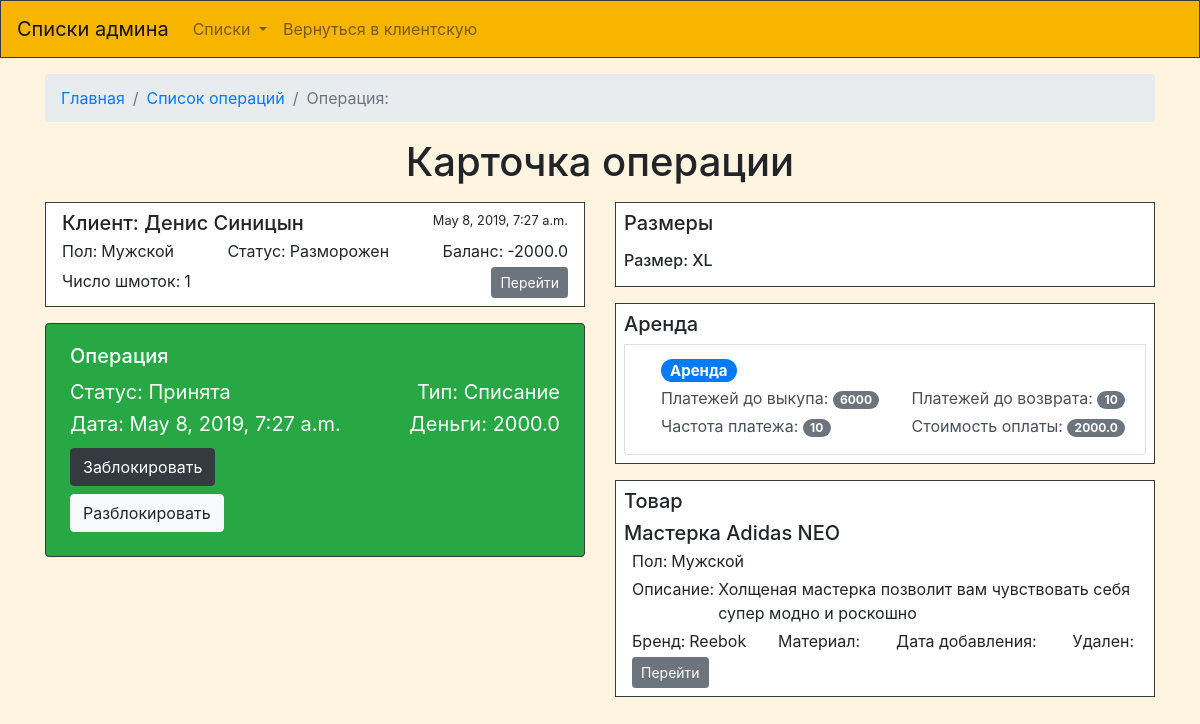
The app's page /admpaid/1 (signed in) with its own data.
### firstapp/models.py (models this page shows, shortened)
class Person(models.Model):
    user = models.OneToOneField(User,on_delete = models.CASCADE, null=True)
    sex = models.BooleanField(null=True)
    phone = models.IntegerField(null=True)
    Vk = models.TextField(null=True);
    Insta = models.TextField(null=True);
    Status = models.CharField(max_length=20,null=True)
    DateReg = models.DateField(null=True);
    DataLast = models.DateTimeField(null=True);
    Zamoroz = models.BooleanField(null=True);
    Email = models.TextField(null=True)
    name = models.CharField(db_index=True,max_length=300)
    PhotoPerson = models.TextField(null=True)
    Bird = models.DateField(null=True)
    Adress = models.TextField(null=True)
    balance = models.FloatField(null=True)
    class Meta:
        unique_together = ( 'Email',)
    objects = models.Manager()

class AddPaid(models.Model):
    status = models.BooleanField()
    plusminus = models.BooleanField()
    person = models.ForeignKey(Person, on_delete = models.CASCADE)
    date = models.DateTimeField()
    money = models.FloatField()
    tovPer = models.ForeignKey(TovarPerson, on_delete=models.SET_NULL, null=True)

class TovarPerson(models.Model):
    VidArendiTovars = models.ForeignKey(VidArendiTovars, on_delete=models.CASCADE)
    person = models.ForeignKey(Person,on_delete=models.CASCADE)
    Data = models.DateTimeField();
    size = models.TextField();

class VidArendiTovars (models.Model):
    set = models.ForeignKey(Set,on_delete = models.CASCADE, null=True)
    tovar = models.ForeignKey(Tovar,on_delete = models.CASCADE, null= True)
    vidArendi = models.ForeignKey(VidArendi, on_delete=models.CASCADE)
    stoimost = models.FloatField();
    vikup = models.IntegerField(null=True);
    Vozvrat = models.IntegerField();
    platej = models.IntegerField();

class VidArendi (models.Model):
    name = models.CharField(max_length=50)
    vikup = models.BooleanField()
    opisanie = models.TextField()

class Tovar (models.Model):
    name = models.CharField(db_index=True,max_length=100)
    Opisanie = models.TextField()
    brand = models.ForeignKey(Brand,on_delete=models.SET_NULL, null=True)
    DateAdd = models.DateTimeField()
    DateEdit = models.DateTimeField()
    Sex = models.ForeignKey(Sex, on_delete=models.SET_NULL, null=True)
    Material = models.TextField(null=True)
    Del = models.BooleanField()

class Sex (models.Model):
    name = models.TextField()

class Brand (models.Model):
    name = models.CharField(db_index=True,max_length=100)

### firstapp/views.py (the view, shortened to what this page needs)
# urls.py: path('admpaid/<int:id>',views.GetPaid)
def GetPaid(req,id):
    if not req.user.is_authenticated:
        return HttpResponseRedirect('/auto/')
    if req.user.person.Status !="Админ":
        return HttpResponseRedirect('/main/')
    pa = Paid(req)
    danney = pa.GetOnePaid(id)
    return render(req,'Bot_Card-paid.html', context=danney)

### firstapp/BAZA.py (called while the page is built)
    def getOperId(self, id):
        oper = AddPaid.objects.get(id=id)
        return oper

### firstapp/BAZA_bue.py (called while the page is built)
    def miniNormTovar(self, tovar):
        size = SizeTovars.objects.filter(Tovar__id=tovar.id).values('Size__name','nalichie')
        arenda =  VidArendiTovars.objects.filter(tovar__id=tovar.id).values('vidArendi__name','stoimost','vikup','Vozvrat','platej')
        name = tovar.name
        opisanie = tovar.Opisanie
        brand = tovar.brand.name
        sex = tovar.Sex.name
        Material = tovar.Material
        Del = 'Не известно'
        if tovar.Del == True:
            Del = "Удален"
        else:
            Del = "Не удален"
        return {'size':size,'arenda':arenda, 'name':name,'opisanie':opisanie,'brand':brand,'sex':sex,'material':Material,'del':Del,'id':tovar.id}

    def AdmMiniTovarNormExtra(self, tovar):
        name = tovar.name
        opisanie = tovar.Opisanie
        brand = tovar.brand.name
        sex = tovar.Sex.name
        Material = tovar.Material
        Del = 'Не известно'
        if tovar.Del == True:
            Del = "Удален"
        else:
            Del = "Не удален"
        return {'name': name, 'opisanie': opisanie, 'brand': brand, 'sex': sex,
                'material': Material, 'del': Del, 'id': tovar.id}

    def __rent_Mas(self, arenda):
        mass = []
        if arenda != None:
            for t in arenda:
                name = t.vidArendi.name
                platej = t.platej
                stoimost = t.stoimost
                vikup = t.vikup
                vozvrat = t.Vozvrat
                id = t.id
                mass.append({'name': name, 'platej': platej, 'stoimost': stoimost, 'vikup': vikup, 'vozvrat':vozvrat, 'id':id})
        return mass

    def PersonBalanse(self, person):
        minus = person.addpaid_set.filter(status=True, plusminus="False")
        plus = person.addpaid_set.filter(status=True, plusminus="True")
        Plus = 0
        for pl in plus:
            Plus = Plus + pl.money
        Minus = 0
        for mn in minus:
            Minus = Minus + mn.money
        return Plus - Minus

    def zakazMini(self, zakaz):
        nomer = zakaz.nomer
        kolich = zakaz.tovarszakaz_set.all().count()
        date = zakaz.date
        pers = zakaz.person.name
        return {'nomer':nomer,'kolich':kolich,'date':date,'pers':pers,'id':zakaz.id}

### firstapp/views_Obr.py (called while the page is built)
    def GetOnePaid(self,id):
        oper = self.oper.getOperId(id)
        dann = self.obr.MaxOper(oper)
        return dann

### templates/Bot_Card-paid.html (shortened to what this page needs)
{% extends "Bot_base.html" %}
{% load staticfiles %}
{% load widget_tweaks %}
{% block main %}
<div class="container mt-3 mb-3">
	<nav aria-label="breadcrumb">
		<ol class="breadcrumb">
			<li class="breadcrumb-item"><a href="#">Главная</a></li>
			<li class="breadcrumb-item"><a href="/admpaid/">Список операций</a></li>
			<li class="breadcrumb-item active" aria-current="page">Операция: {{name}}</li>
		</ol>
	</nav>
	<h1 class="mb-3 text-center">Карточка операции</h1>
    <div class="row justify-content-center">
        <div class="col">
			<div  class="mb-3 p-2 border border-dark bg-white">
                <div class="d-flex w-100 justify-content-between">
                    <h5 class="mb-1 ml-2">Клиент: {{pers.name}}</h5>
                    <small  class="mr-2">{{pers.datelast}}</small>
                </div>
                <div class="d-flex flex-wrap justify-content-between">
                    <div class="d-flex ml-2 mr-2">
                        <p class="mb-1 ">Пол: </p>
						{% if pers.sex == True %}
                        <p class="mb-1 ml-1">Мужской</p>
						{% else %}
						<p class="mb-1 ml-1">:Женский</p>
						{% endif %}
                    </div>
                    <div class="d-flex ml-2 mr-2">
                        <p class="mb-1 ">Статус: </p>
						{% if pers.zamoroz == False %}
                        <p class="mb-1 ml-1">Разморожен</p>
						{% else %}
						<p class="mb-1 ml-1">Заморожен</p>
						{% endif %}
                    </div>
                    <div class="d-flex ml-2 mr-2">
                        <p class="mb-1 ">Баланс: </p>
                        <p class="mb-1 ml-1">{{pers.balans}}</p>
                    </div>
                    <div class="d-flex ml-2 mr-2 align-items-center">
                        <p class="mb-1 ">Число шмоток: </p>
                        <p class="mb-1 ml-1">{{pers.schchislo}}</p>
                    </div>
					<a href="/admnkardperson/{{pers.id}}" class="ml-2 mr-2  btn btn-secondary btn-sm"> Перейти </a>
                </div>
            </div>
            <div class="card border-dark bg-success" >
                <div class="card-body">
                    <h5 class="text-white mr-1 ml-1 card-title">Операция</h5>
					<div class="d-flex flex-wrap justify-content-between">
                    {% if status == True %}
                    <h5 class="text-white font-weight-normal mr-1 ml-1">Статус: Принята</h5>
					{% else %}
					<h5 class="text-white font-weight-normal mr-1 ml-1">Статус: Отклонена</h5>
					{% endif %}
					{% if plusminus == True %}
					<h5 class="text-white font-weight-normal mr-1 ml-1">Тип: Пополнение</h5>
					{% else %}
					<h5 class="text-white font-weight-normal mr-1 ml-1">Тип: Списание</h5>
					{% endif %}
					<h5 class="text-white font-weight-normal mr-1 ml-1 card-text"> Дата: {{date}}</h5>
					<h5 class="text-white font-weight-normal mr-1 ml-1 card-text"> Деньги: {{money}}</h5>
					</div>
					<form method="POST" action="/admpaid/{{id}}">
						<button type="sumbit" class="btn btn-dark m-1">Заблокировать</button>
					</form>
					<form method="POST" action="/admpaid/{{id}}">
						<button type="sumbit" class="btn btn-light m-1">Разблокировать</button>
					</form>
                </div>
            </div>
		</div>
	<div class="col">
            <div class="p-2 list-group bg-white border border-dark">
			<h5 class="">Размеры </h5>
			{% if size == None %}
			<h6 class="mt-2 ">Пусто </h6>
			{% else %}
			<h6 class="mt-2 ">Размер: {{size}} </h6>
			{% endif %}
			</div>
            <div class="p-2 mt-3 list-group bg-white border border-dark">
			<h5 class=" ">Аренда </h5>
			{% for s in arenda %}
            <div  class="list-group-item list-group-item-action flex-column align-items-start">
                <div class="">
					<div class="d-flex align-items-center justify-content-between ml-3">
                    <h5 class="mb-1"><span class="badge badge-pill badge-primary">{{s.name}}</span></h5>
					</div>
					<div class="d-flex align-items-center justify-content-between ml-3 ">
					<p class=" mr-3 mb-1">Платежей до выкупа: <span class="badge badge-pill badge-secondary">{{s.vikup}}</span> </p>
					<p class="  mb-1">Платежей до возврата: <span class="badge badge-pill badge-secondary">{{s.vozvrat}}</span> </p>
					</div>
					<div class="d-flex align-items-center justify-content-between ml-3">
					<p class=" mr-3 mb-1">Частота платежа: <span class="badge badge-pill badge-secondary">{{s.platej}}</span> </p>
					<p class=" mb-1">Стоимость оплаты: <span class="badge badge-pill badge-secondary">{{s.stoimost}}</span> </p>
					</div>
                </div>
            </div>
			{% endfor %}
			</div>
			<div  class="mt-3 border border-dark p-2 bg-white">
			<h5 class=" ">Товар </h5>
			{% if tovar == None %}
			<h6 class="mt-2 ">Пусто </h6>
			{% else %}
                    <div class="d-flex w-100 justify-content-between">
                        <h5 class="mb-1">{{tovar.name}}</h5>
                    </div>
                    <div class="d-flex flex-wrap justify-content-between">
                        <div class="d-flex ml-2 mr-2">
                            <p class="mb-1 ">Пол: </p>
                            <p class="mb-1 ml-1">{{tovar.sex}}</p>
                        </div>
                        <div class="d-flex ml-2 mr-2">
                            <p class="mb-1 ">Описание: </p>
                            <p class="mb-1 ml-1">{{tovar.opisanie}}</p>
                        </div>
						<div class="d-flex ml-2 mr-2">
                            <p class="mb-1 ">Бренд: </p>
                            <p class="mb-1 ml-1">{{tovar.brand}}</p>
                        </div>
						<div class="d-flex ml-2 mr-2">
                            <p class="mb-1 ">Материал: </p>
                        </div>
						<div class="d-flex ml-2 mr-2">
                            <p class="mb-1 ">Дата добавления: </p>
                        </div>
						<div class="d-flex ml-2 mr-2">
                            <p class="mb-1 ">Удален: </p>
                        </div>
						<a href="/admtovar/{{tovar.id}}" class="ml-2 mr-2  btn btn-secondary btn-sm"> Перейти </a>
                    </div>
			{% endif %}
                </div>
        </div>
</div>
</div>
{% endblock %}
{% block js %}
 <link href="https://unpkg.com/gijgo@1.9.13/css/gijgo.min.css" rel="stylesheet" type="text/css" />
{% endblock %}

### records on screen
Person: name "Денис Синицын", datelast "May 8, 2019, 7:27 a.m."
AddPaid: date "May 8, 2019, 7:27 a.m.", money "2000.0"
TovarPerson: size "XL"
VidArendiTovars: name "Аренда", vikup "6000", vozvrat "10", platej "10", stoimost "2000.0"
Tovar: name "Мастерка Adidas NEO", opisanie "Холщеная мастерка позволит вам чувствовать себя супер модно и роскошно"
Sex: sex "Мужской"
Brand: brand "Reebok"

### other values on screen
{{ pers.balans }} "-2000.0"
{{ pers.schchislo }} "1"
